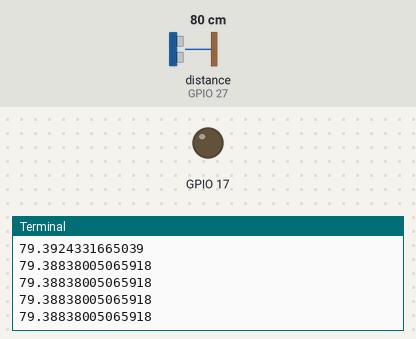
The program below on a simulated Raspberry Pi (BCM pin numbers). Parts: output pins drawn as LEDs (lit = HIGH), the last lines printed to the terminal. The test bench sets the inputs (shaded band); at power-on: distance to the obstacle (sensor on GPIO 27) 80 cm. The echo pulse lasts 58.3 µs per cm; the clock reads 2024-03-15 10:24:30 at power-on unless the program sets it; pins used as bus, display or sensor lines are not drawn.

Above: at 1.2 s.
1.3 s: distance to the obstacle (sensor on GPIO 27) set to 2 cm
At 1.39 s:
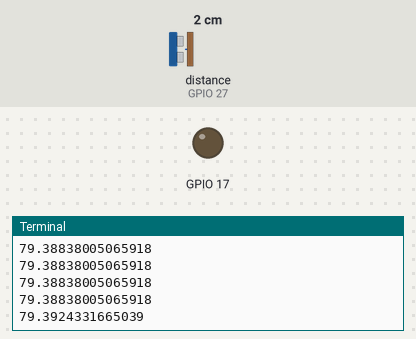
2.8 s: distance to the obstacle (sensor on GPIO 27) set to 4 cm
At 2.8 s:
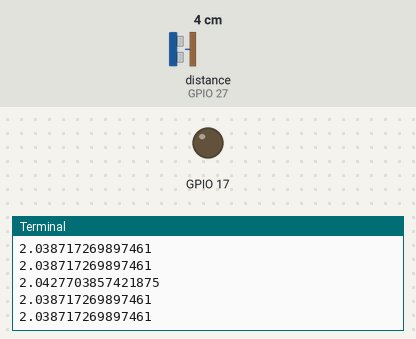
Timing chart, 0 to 5.8 s (numbered marks = the images above; inputs shaded):
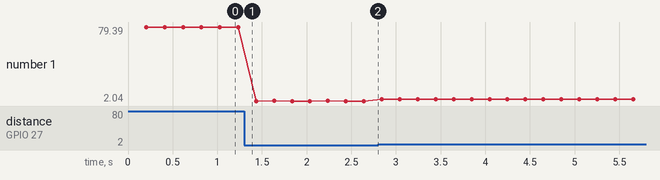

The program:

u_sonic2.py
```python
#!/usr/bin/python

# remember to change the GPIO values below to match your sensors
# GPIO output = the pin that's connected to "Trig" on the sensor
# GPIO input = the pin that's connected to "Echo" on the sensor

def reading(sensor):
	import time
	import RPi.GPIO as GPIO

	# Disable any warning message such as GPIO pins in use
	GPIO.setwarnings(False)

	# use the values of the GPIO pins, and not the actual pin number
	# so if you connect to GPIO 25 which is on pin number 22, the
	# reference in this code is 25, which is the number of the GPIO
	# port and not the number of the physical pin
	GPIO.setmode(GPIO.BCM)
	if sensor == 0:

		# point the software to the GPIO pins the sensor is using
		# change these values to the pins you are using
		# GPIO output = the pin that's connected to "Trig" on the sensor
		# GPIO input = the pin that's connected to "Echo" on the sensor
		GPIO.setup(17,GPIO.OUT)
		GPIO.setup(27,GPIO.IN)
		GPIO.output(17, GPIO.LOW)

		# found that the sensor can crash if there isn't a delay here
		# no idea why. If you have odd crashing issues, increase delay
		time.sleep(0.2)

		# sensor manual says a pulse ength of 10Us will trigger the
		# sensor to transmit 8 cycles of ultrasonic burst at 40kHz and
		# wait for the reflected ultrasonic burst to be received

		# to get a pulse length of 10Us we need to start the pulse, then
		# wait for 10 microseconds, then stop the pulse. This will
		# result in the pulse length being 10Us.

		# start the pulse on the GPIO pin
		# change this value to the pin you are using
		# GPIO output = the pin that's connected to "Trig" on the sensor
		GPIO.output(17, True)

		# wait 10 micro seconds (this is 0.00001 seconds) so the pulse
		# length is 10Us as the sensor expects
		time.sleep(0.00001)

		# stop the pulse after the time above has passed
		# change this value to the pin you are using
		# GPIO output = the pin that's connected to "Trig" on the sensor
		GPIO.output(17, False)

		# listen to the input pin. 0 means nothing is happening. Once a
		# signal is received the value will be 1 so the while loop
		# stops and has the last recorded time the signal was 0
		# change this value to the pin you are using
		# GPIO input = the pin that's connected to "Echo" on the sensor
		while GPIO.input(27) == 0:
		  signaloff = time.time()

		# listen to the input pin. Once a signal is received, record the
		# time the signal came through
		# change this value to the pin you are using
		# GPIO input = the pin that's connected to "Echo" on the sensor
		while GPIO.input(27) == 1:
		  signalon = time.time()

		# work out the difference in the two recorded times above to
		# calculate the distance of an object in front of the sensor
		timepassed = signalon - signaloff

		# we now have our distance but it's not in a useful unit of
		# measurement. So now we convert this distance into centimetres
		# Consider velocity 343m/sec
		# Distance = velocity * time
		# Time measured here is two way - Transmit and recieve
		# So Distance = velocity * (Time /2)
		# With the velocity in cm, the formula becomes
		# Distance = 34300 * (time / 2) = 17150 * time

		distance = timepassed * 17000

		# return the distance of an object in front of the sensor in cm
		return distance

		# we're no longer using the GPIO, so tell software we're done
		GPIO.cleanup()

	else:
		print ("Incorrect usonic() function varible.")
print("The distance in centimetre is :")
while 1:
        print (reading(0))
```

Measured:
- plotted number 1: 79.39 → 2.04 after the input at 1.3 s, 2.04 → 4.07 after the input at 2.8 s
